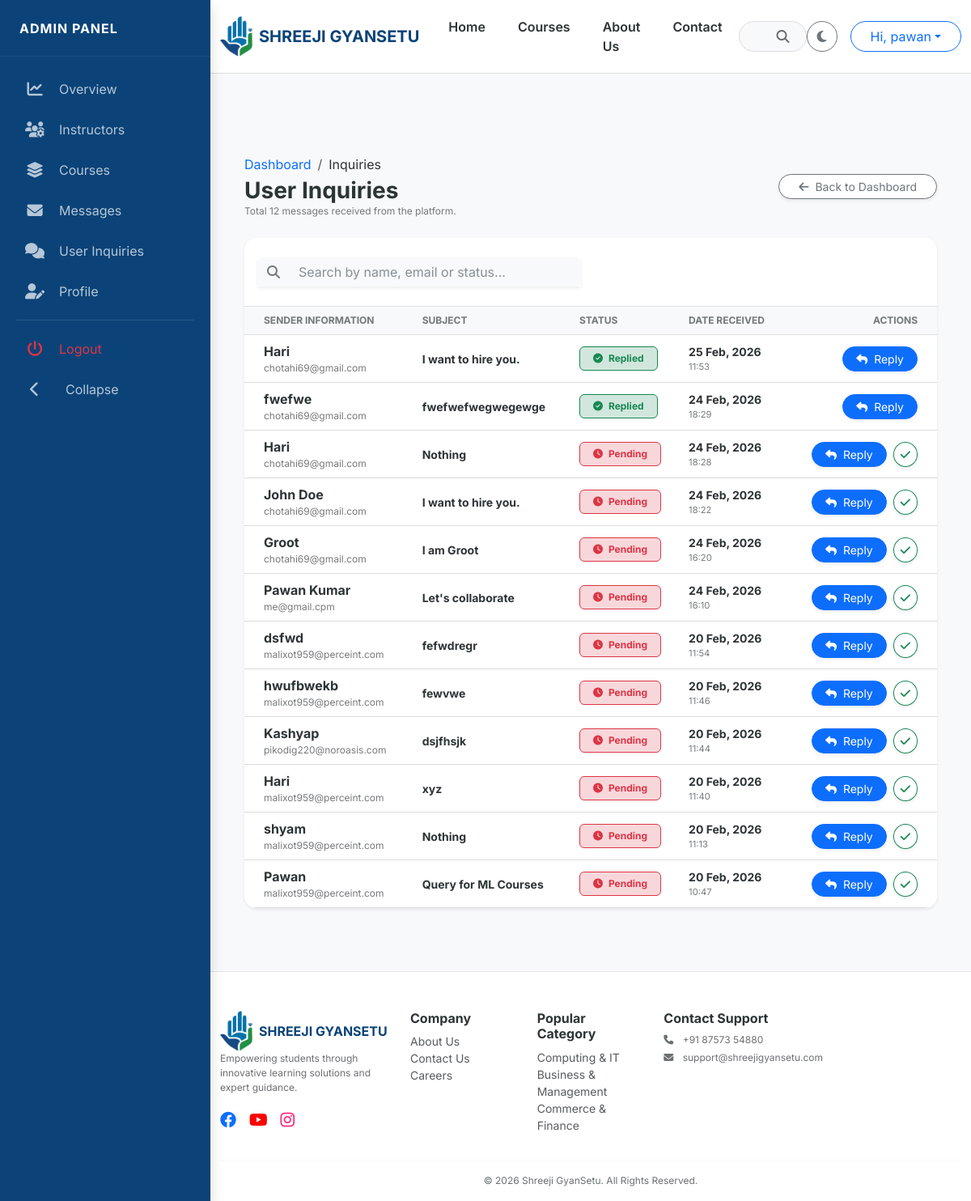
/admin-console/inquiries/ (signed in), run on an earlier commit of the app's database.
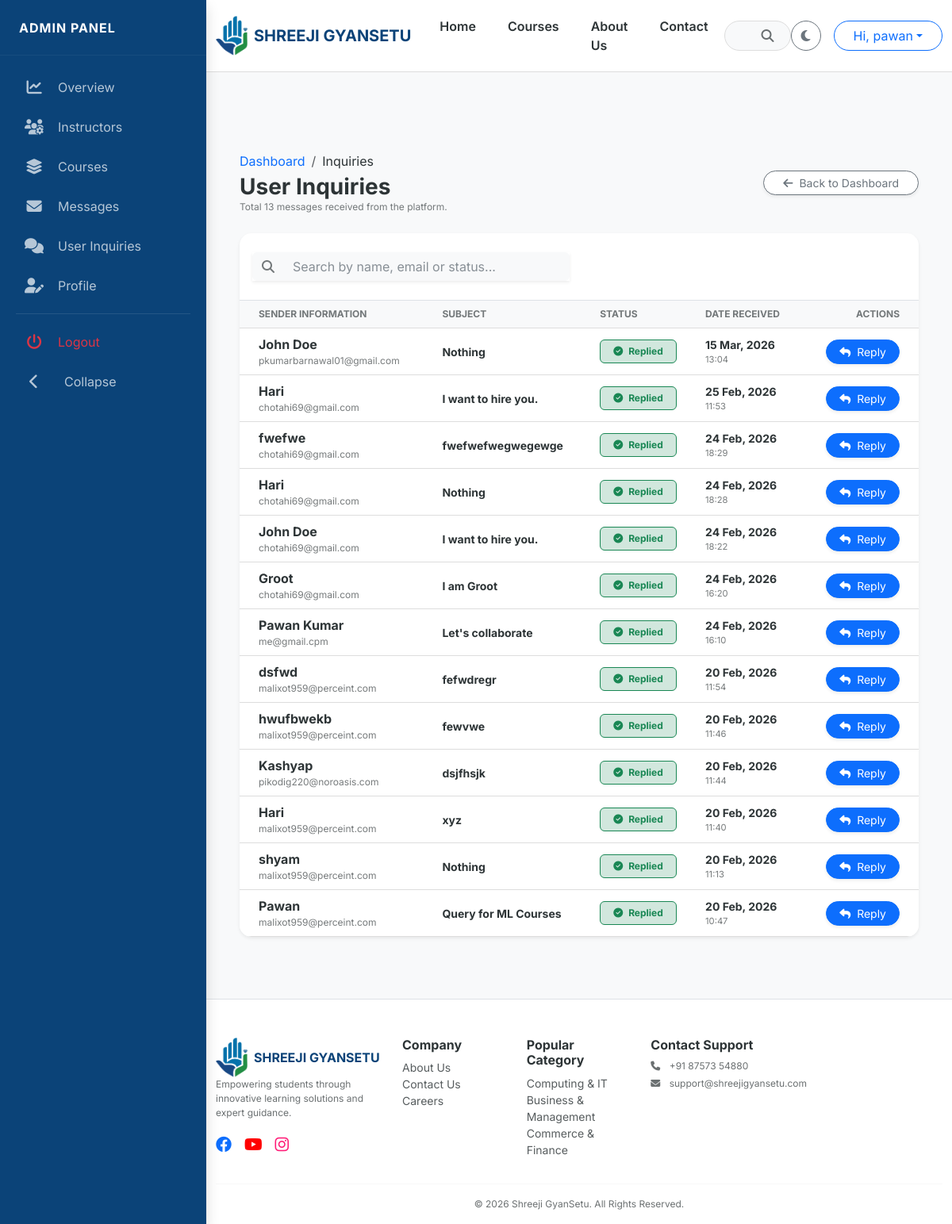
And on a later commit of the database.
### users/models.py (models this page shows, shortened)
class User(AbstractUser):
    class Role(models.TextChoices):
        ADMIN = "ADMIN", "Admin"
        TEACHER = "TEACHER", "Teacher"
        STUDENT = "STUDENT", "Student"
    role = models.CharField(max_length=10, choices=Role.choices, default=Role.STUDENT)
    phone_number = models.CharField(max_length=15, blank=True, null=True)
    profile_picture = models.ImageField(upload_to='profiles/', blank=True, null=True)

### courses/models.py (models this page shows, shortened)
class ContactMessage(models.Model):
    name = models.CharField(max_length=100)
    email = models.EmailField()
    subject = models.CharField(max_length=200)
    message = models.TextField()
    created_at = models.DateTimeField(auto_now_add=True)
    is_resolved = models.BooleanField(default=False, help_text="Check this once you have replied to the student")
    class Meta:
        verbose_name_plural = "8. Contact Messages"
        ordering = ['-created_at']
    class Meta:
        verbose_name_plural = "8. Contact Messages"

class MasterCategory(models.Model):
    title = models.CharField(max_length=100)
    slug = models.SlugField(unique=True, blank=True)
    icon_class = models.CharField(max_length=50, default="fa-book")
    order = models.PositiveIntegerField(default=0)
    class Meta:
        verbose_name_plural = "1. Master Categories"
        ordering = ['order']

### courses/views.py (the view)
# urls.py: path('admin-console/inquiries/', all_inquiries_view, name='all_inquiries'),
@login_required
def all_inquiries_view(request):
    if not (request.user.is_superuser or request.user.profile.user_type == 'Admin'):
        return HttpResponseForbidden("Unauthorized")
    inquiries = ContactMessage.objects.all().order_by('-id')
    return render(request, 'courses/all_inquiries.html', {'inquiries': inquiries})

### templates/courses/all_inquiries.html (shortened to what this page needs)
{% extends 'base_sidebar.html' %}
{% block dashboard_content %}
  <div class="container-fluid">
    <div class="d-flex flex-column flex-md-row justify-content-between align-items-md-center mb-4 gap-3">
      <div>
        <nav aria-label="breadcrumb">
          <ol class="breadcrumb mb-1">
            <li class="breadcrumb-item">
              <a href="{% url 'admin_dashboard' %}" class="text-decoration-none">Dashboard</a>
            </li>
            <li class="breadcrumb-item active" style="color: var(--text-dark);">Inquiries</li>
          </ol>
        </nav>
        <h3 class="fw-bold mb-0" style="color: var(--text-dark);">User Inquiries</h3>
        <p class="text-muted small mb-0">Total {{ inquiries.count }} messages received from the platform.</p>
      </div>
      <div class="d-flex gap-2">
        <a href="{% url 'admin_dashboard' %}" class="btn btn-outline-secondary btn-sm rounded-pill px-4 shadow-sm bg-white btn-dash-nav"><i class="fas fa-arrow-left me-2"></i>Back to Dashboard</a>
      </div>
    </div>
    <div class="card border-0 shadow-sm" style="border-radius: 15px; overflow: hidden; background: var(--card-bg);">
      <div class="card-header py-4 border-bottom bg-transparent">
        <div class="row align-items-center">
          <div class="col-md-6">
            <div class="input-group search-box shadow-sm">
              <span class="input-group-text bg-light border-0"><i class="fas fa-search text-muted"></i></span>
              <input type="text" id="inquirySearch" class="form-control bg-light border-0" placeholder="Search by name, email or status..." />
            </div>
          </div>
        </div>
      </div>
      <div class="table-responsive">
        <table class="table table-hover align-middle mb-0" id="inquiryTable">
          <thead class="bg-light">
            <tr class="text-muted small text-uppercase">
              <th class="ps-4">Sender Information</th>
              <th>Subject</th>
              <th>Status</th>
              <th>Date Received</th>
              <th class="text-end pe-4">Actions</th>
            </tr>
          </thead>
          <tbody>
            {% for msg in inquiries %}
              <tr class="inquiry-row">
                <td class="ps-4">
                  <div class="fw-bold" style="color: var(--text-dark);">{{ msg.name }}</div>
                  <div class="small text-muted">{{ msg.email }}</div>
                </td>
                <td>
                  <span class="small fw-bold" style="color: var(--text-dark);">{{ msg.subject }}</span>
                </td>
                <td>
                  {% if msg.is_resolved %}
                    <span class="badge bg-success-subtle text-success border border-success px-3 py-2"><i class="fas fa-check-circle me-1"></i> Replied</span>
                  {% else %}
                    <span class="badge bg-danger-subtle text-danger border border-danger px-3 py-2 badge-pending"><i class="fas fa-clock me-1"></i> Pending</span>
                  {% endif %}
                </td>
                <td>
                  <div class="small fw-bold" style="color: var(--text-dark);">{{ msg.created_at|date:'d M, Y' }}</div>
                  <div class="text-muted" style="font-size: 0.7rem;">{{ msg.created_at|time:'H:i' }}</div>
                </td>
                <td class="text-end pe-4">
                  <div class="d-flex justify-content-end gap-2">
                    <a href="{% url 'reply_inquiry' msg.id %}" class="btn btn-sm btn-primary rounded-pill px-3 shadow-sm"><i class="fas fa-reply me-1"></i> Reply</a>
                    {% if not msg.is_resolved %}
                      <a href="{% url 'resolve_inquiry' msg.id %}" class="btn btn-sm btn-outline-success rounded-circle shadow-sm" title="Mark as Replied"><i class="fas fa-check"></i></a>
                    {% endif %}
                  </div>
                </td>
              </tr>
            {% endfor %}
          </tbody>
        </table>
      </div>
    </div>
  </div>
{% endblock %}

### templates/base_sidebar.html (shortened to what this page needs)
{% extends 'base.html' %}
{% block content %}
  <div class="dashboard-wrapper">
    <nav class="sidebar shadow" id="sidebar">
      <div class="sidebar-header">
        <span class="logo-text fw-bold">
          {% if user.profile.user_type == 'Admin' or user.is_superuser %}
            ADMIN PANEL
          {% elif user.profile.user_type == 'Teacher' %}
            TEACHER PANEL
          {% else %}
            STUDENT PANEL
          {% endif %}
        </span>
      </div>
      <ul class="sidebar-menu">
        {% if user.profile.user_type == 'Admin' or user.is_superuser %}
          <li class="{% if request.resolver_match.url_name == 'admin_dashboard' %}active{% endif %}">
            <a href="{% url 'admin_dashboard' %}"><i class="fas fa-chart-line"></i> <span class="menu-text">Overview</span></a>
          </li>
          <li>
            <a href="{% url 'all_instructors' %}"><i class="fas fa-users-cog"></i> <span class="menu-text">Instructors</span></a>
          </li>
          <li>
            <a href="{% url 'all_platform_courses' %}"><i class="fas fa-layer-group"></i> <span class="menu-text">Courses</span></a>
          </li>
          <li>
            <a href="{% url 'admin_communication' %}"><i class="fas fa-envelope"></i> <span class="menu-text">Messages</span></a>
          </li>
          <li>
            <a href="{% url 'all_inquiries' %}"><i class="fas fa-comments"></i> <span class="menu-text">User Inquiries</span></a>
          </li>
        {% endif %}
        <li class="{% if request.resolver_match.url_name == 'edit_profile' %}active{% endif %}">
          <a href="{% url 'edit_profile_sb' %}"><i class="fas fa-user-edit"></i> <span class="menu-text">Profile</span></a>
        </li>
        <hr style="opacity: 0.1; margin: 10px 20px;" />
        <li>
          <a href="javascript:void(0)" onclick="document.getElementById('logout-form-dash').submit();" class="text-danger"><i class="fas fa-power-off"></i> <span class="menu-text">Logout</span></a>
        </li>
        <li class="mt-auto">
          <a href="javascript:void(0)" id="toggleSidebar"><i class="fas fa-chevron-left" id="toggleIcon"></i> <span class="menu-text ms-2">Collapse</span></a>
        </li>
      </ul>
    </nav>
    <main class="main-content" id="main-content">
      {% block dashboard_content %}
      {% endblock %}
    </main>
  </div>
{% endblock %}

### templates/base.html (shortened to what this page needs)
<!DOCTYPE html>
<html lang="en" data-theme="light">
  <head>
    {% load static %}
    <link href="https://cdn.jsdelivr.net/npm/bootstrap@5.3.0/dist/css/bootstrap.min.css" rel="stylesheet" />
    <link rel="stylesheet" href="https://cdnjs.cloudflare.com/ajax/libs/font-awesome/6.4.0/css/all.min.css" />
    <link rel="stylesheet" href="{% static 'css/style.css' %}" />
  </head>
  <body>
    <nav class="navbar navbar-expand-lg sticky-top">
      <div class="container">
        <a class="navbar-brand d-flex align-items-center" href="/">
          <img src="{% static 'images/logo.png' %}" alt="Logo" height="50" class="me-2" />
          <span class="fw-bold">SHREEJI GYANSETU</span>
        </a>
        <div class="collapse navbar-collapse" id="mainNavbar">
          <ul class="navbar-nav mb-2 mb-lg-0 fw-semibold">
            <li class="nav-item">
              <a class="nav-link" href="/">Home</a>
            </li>
            <li class="nav-item">
              <a class="nav-link" href="{% url 'all_courses' %}">Courses</a>
            </li>
            <li class="nav-item">
              <a class="nav-link" href="{% url 'about_us' %}">About Us</a>
            </li>
            <li class="nav-item">
              <a class="nav-link" href="{% url 'contact_us' %}">Contact</a>
            </li>
          </ul>
          <form class="mx-auto d-none d-lg-flex position-relative" style="width: 25%;" action="{% url 'search' %}" method="GET">
            <input name="q" class="form-control rounded-pill ps-4 pe-5" type="search" placeholder="What do you want to learn?" value="{{ request.GET.q }}" style="background: var(--bg-light); color: var(--text-dark); border-color: var(--border-color);" />
            <button class="btn position-absolute end-0 top-50 translate-middle-y me-2" type="submit"><i class="fas fa-search"></i></button>
          </form>
          <div class="d-flex align-items-center gap-3">
            <button id="theme-toggle" class="btn btn-outline-secondary rounded-circle" onclick="toggleTheme()" title="Toggle Theme"><i class="fas fa-moon"></i></button>
            {% if user.is_authenticated %}
              <div class="dropdown">
                <button class="btn btn-outline-primary dropdown-toggle rounded-pill px-4" type="button" data-bs-toggle="dropdown">Hi, {{ user.first_name|default:user.username }}</button>
              </div>
            {% else %}
              <a href="{% url 'login' %}" class="btn btn-dark rounded-pill px-4">Login</a>
            {% endif %}
          </div>
        </div>
      </div>
    </nav>
    {% block content %}
    {% endblock %}
    <footer class="border-top pt-5 pb-3 mt-5" style="background-color: var(--card-bg);">
      <div class="container">
        <div class="row g-4">
          <div class="col-lg-3">
            <a class="navbar-brand d-flex align-items-center" href="/">
              <img src="{% static 'images/logo.png' %}" alt="Logo" height="50" class="me-2" />
              <span class="fw-bold">SHREEJI GYANSETU</span>
            </a>
            <p class="text-muted small">Empowering students through innovative learning solutions and expert guidance.</p>
            <div class="d-flex gap-3 fs-5 text-primary">
              <a href="https://www.facebook.com/shreejiFintech"><i class="fab fa-facebook"></i></a>
              <a href="https://www.youtube.com/@ShreejiFintech"><i class="fab fa-youtube" style="color: red"></i></a>
              <a href="https://www.instagram.com/shreejifintech/"><i class="fab fa-instagram" style="color: #ff1c77;"></i></a>
            </div>
          </div>
          <div class="col-6 col-md-3 col-lg-2">
            <h6 class="fw-bold">Company</h6>
            <ul class="list-unstyled small">
              <li>
                <a href="{% url 'about_us' %}" class="text-muted text-decoration-none">About Us</a>
              </li>
              <li>
                <a href="{% url 'contact_us' %}" class="text-muted text-decoration-none">Contact Us</a>
              </li>
              <li>
                <a href="#" class="text-muted text-decoration-none">Careers</a>
              </li>
            </ul>
          </div>
          <div class="col-6 col-md-3 col-lg-2">
            <h6 class="fw-bold">Popular Category</h6>
            <ul class="list-unstyled small">
              {% for cat in all_categories %}
                <li>
                  <a href="{% url 'category_detail' cat.slug %}" class="text-muted text-decoration-none">{{ cat.title }}</a>
                </li>
              {% endfor %}
            </ul>
          </div>
          <div class="col-lg-3">
            <h6 class="fw-bold">Contact Support</h6>
            <p class="small text-muted mb-1">
              <i class="fas fa-phone me-2"></i> +91 87573 54880
            </p>
            <p class="small text-muted">
              <i class="fas fa-envelope me-2"></i> support@shreejigyansetu.com
            </p>
          </div>
        </div>
        <hr />
        <div class="text-center text-muted small">&copy; 2026 Shreeji GyanSetu. All Rights Reserved.</div>
      </div>
    </footer>
  </body>
</html>

What changed in the data, as far as the page shows it:
added ContactMessage: name "John Doe", email "pkumarbarnawal01@gmail.com", subject "Nothing", is_resolved True (drawn), created_at "15 Mar, 2026", created_at "13:04"
changed ContactMessage (number 4 of 13 on the later page): is_resolved "Pending" → "Replied"
changed ContactMessage (number 5 of 13 on the later page): is_resolved "Pending" → "Replied"
changed ContactMessage "Groot": is_resolved "Pending" → "Replied"
changed ContactMessage "Pawan Kumar": is_resolved "Pending" → "Replied"
changed ContactMessage "dsfwd": is_resolved "Pending" → "Replied"
changed ContactMessage "hwufbwekb": is_resolved "Pending" → "Replied"
changed ContactMessage "Kashyap": is_resolved "Pending" → "Replied"
changed ContactMessage "xyz": is_resolved "Pending" → "Replied"
changed ContactMessage "shyam": is_resolved "Pending" → "Replied"
changed ContactMessage "Pawan": is_resolved "Pending" → "Replied"
Also different on the page:
{{ inquiries.count }}: "12" → "13"
